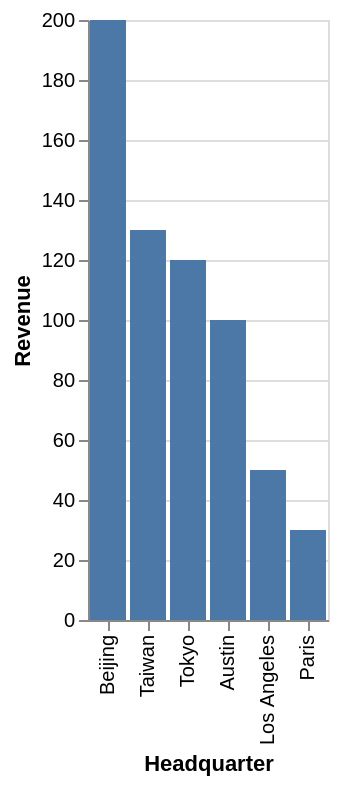

Vega-Lite specification for this chart:
### Vega-Lite specification from a JSON file in a GitHub repository (floating-point values rounded to 4 significant figures)
{"data": {"values": [{"x_data": "Beijing", "y_data": 200}, {"x_data": "Taiwan", "y_data": 130}, {"x_data": "Tokyo", "y_data": 120}, {"x_data": "Austin", "y_data": 100}, {"x_data": "Los Angeles", "y_data": 50}, {"x_data": "Paris", "y_data": 30}]}, "mark": "bar", "encoding": {"x": {"field": "x_data", "type": "nominal", "title": "Headquarter", "sort": {"op": "sum", "field": "y_data", "order": "descending"}}, "y": {"field": "y_data", "type": "quantitative", "title": "Revenue"}}}
